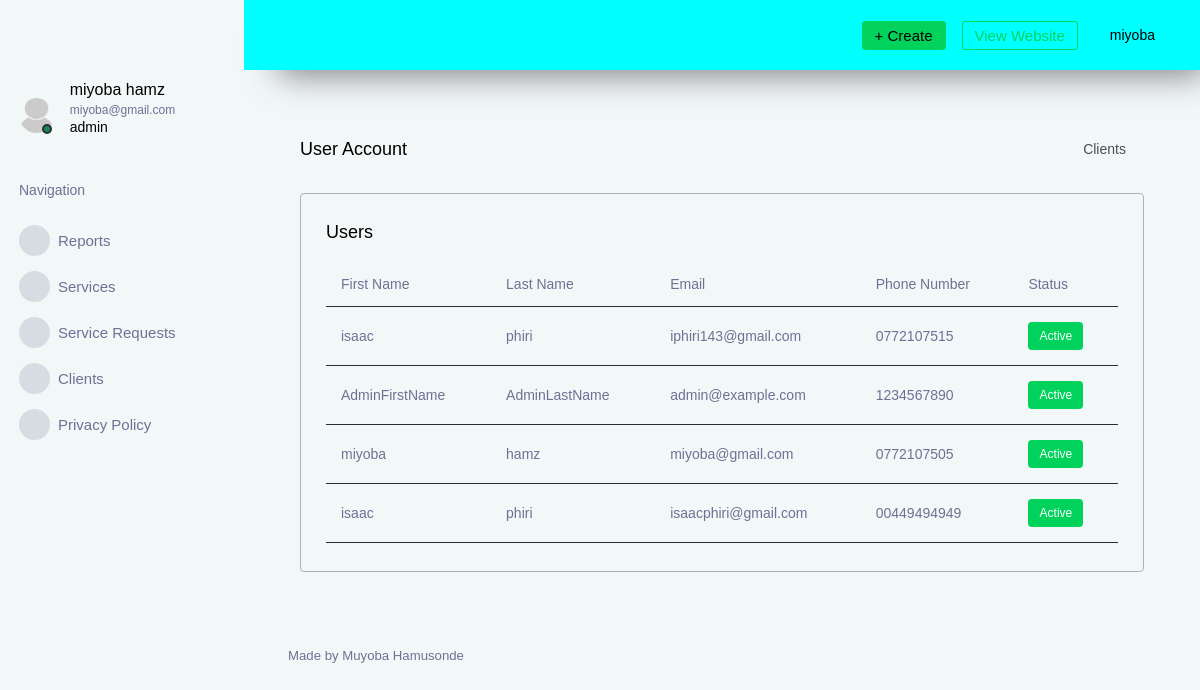
The app's page /dashboard/clients/ (signed in) with its own data.
### models.py (models this page shows, shortened)
class User(UserMixin,database.Model):
    id = database.Column(database.Integer, primary_key=True )
    first_name = database.Column(database.String(100), nullable=False)
    last_name = database.Column(database.String(100), nullable=False)
    email = database.Column( database.String(80),unique=True, nullable=False)
    phone = database.Column( database.String(15),unique=True, nullable=False)
    password = database.Column(database.String(8))
    role = database.Column(
        database.Enum(UserStatusEnum),
        default=UserStatusEnum.client,
        nullable=False
    )

### main.py (the view)
@main.route('/dashboard/clients/')
@login_required
def clients():
    me = User.query.filter_by(email=current_user.email).first()
    users = database.session.query(User).all()
    return render_template(
        'dashboard/clients.html',
        me=me,
        users=users
    )

### __init__.py (called while the page is built)
def create_app():
    app = Flask(__name__, template_folder='html')
    app.config['SECRET_KEY'] = b'_5#y2L"F4Q8z\n\xec]/'
    app.config['SQLALCHEMY_DATABASE_URI'] = 'sqlite:///' + os.path.join(os.path.abspath(os.path.dirname(__file__)), 'database.db')
    app.config['SQLALCHEMY_TRACK_MODIFICATIONS'] = False
    database.init_app(app)
    migrate.init_app(app, database)
    login_manager.init_app(app)
    login_manager.login_view = 'auth.login'
    from .models import User  # Import models after initializing database
    @login_manager.user_loader
    def load_user(user_id):
        return User.query.get(int(user_id))
    from .auth import auth as auth_blueprint
    app.register_blueprint(auth_blueprint)
    from .main import main as main_blueprint
    app.register_blueprint(main_blueprint)
    return app

### templates/dashboard/clients.html (shortened to what this page needs)
{% extends 'dashboard/base.html' %}
{% block main %}
    <div class="content-wrapper">
        <div class="page-header">
        <h3 class="page-title">User Account</h3>
        <nav aria-label="breadcrumb">
            <ol class="breadcrumb">
            <li class="breadcrumb-item active" aria-current="page">Clients</li>
            </ol>
        </nav>
    </div>
    <div class="col-lg-12 grid-margin stretch-card">
        <div class="card">
          <div class="card-body">
            <h4 class="card-title">Users</h4>
            <div class="table-responsive">
              <table class="table">
                <thead>
                  <tr>
                    <th>First Name</th>
                    <th>Last Name</th>
                    <th>Email</th>
                    <th>Phone Number</th>
                    <th>Status</th>
                  </tr>
                </thead>
                <tbody>
                    {% for user in users %}
                    <tr>
                        <td>{{user.first_name}}</td>
                        <td>{{user.last_name}}</td>
                        <td>{{user.email}}</td>
                        <td>{{user.phone}}</td>
                        <td><label class="badge badge-success">Active</label></td>
                    </tr>
                  {% endfor %}
                </tbody>
              </table>
            </div>
          </div>
        </div>
      </div>
{% endblock %}

### templates/dashboard/sidebar.html (shortened to what this page needs)
<nav class="sidebar sidebar-offcanvas" id="sidebar">
    <div class="sidebar-brand-wrapper d-none d-lg-flex align-items-center justify-content-center fixed-top">
    </div>
    <ul class="nav">
      <li class="nav-item profile">
        <div class="profile-desc">
          <div class="profile-pic">
            <div class="count-indicator">
              <img class="img-xs rounded-circle " src="{{url_for('static', filename='')}}assets/images/user.png" alt="">
              <span class="count bg-success"></span>
            </div>
            <div class="profile-name">
              <h5 class="mb-0 font-weight-normal">{{me.first_name}}  {{me.last_name}}</h5>
              <span>{{me.email}}</span>
              <p>{{me.role.value}}</p>
            </div>
          </div>
        </div>
      </li>
      <li class="nav-item nav-category">
        <span class="nav-link">Navigation</span>
      </li>
      <li class="nav-item menu-items">
        <a class="nav-link" href="/dashboard/">
          <span class="menu-icon">
            <i class="mdi mdi-speedometer"></i>
          </span>
          <span class="menu-title">Reports</span>
        </a>
      </li>
      <li class="nav-item menu-items">
        <a class="nav-link" href="/dashboard/services/">
          <span class="menu-icon">
            <i class="mdi mdi-playlist-play"></i>
          </span>
          <span class="menu-title">Services</span>
        </a>
      </li>
      <li class="nav-item menu-items">
        <a class="nav-link" href="/dashboard/services/request/">
          <span class="menu-icon">
            <i class="mdi mdi-table-large"></i>
          </span>
          <span class="menu-title">Service Requests</span>
        </a>
      </li>
      {% if me.role.value == 'admin' %}
      <li class="nav-item menu-items">
        <a class="nav-link" href="/dashboard/clients/">
          <span class="menu-icon">
            <i class="mdi mdi-chart-bar"></i>
          </span>
          <span class="menu-title">Clients</span>
        </a>
      </li>
      {% endif  %}
      <li class="nav-item menu-items">
        <a class="nav-link" href="/dashboard/privacy-policy/">
          <span class="menu-icon">
            <i class="mdi mdi-contacts"></i>
          </span>
          <span class="menu-title">Privacy Policy</span>
        </a>
      </li>
    </ul>
  </nav>

### templates/dashboard/nav.html (shortened to what this page needs)
<nav class="navbar p-0 fixed-top d-flex flex-row" style="background-color: aqua;">
    <div class="navbar-menu-wrapper flex-grow d-flex align-items-stretch">
      <button class="navbar-toggler navbar-toggler align-self-center" type="button" data-toggle="minimize">
        <span class="mdi mdi-menu"></span>
      </button>
      <ul class="navbar-nav navbar-nav-right">
        {% if me.role.value == 'admin' %}
        <li class="nav-item dropdown d-none d-lg-block">
          <a class="nav-link btn btn-success create-new-button" id="createbuttonDropdown" data-bs-toggle="dropdown" aria-expanded="false" href="#">+ Create</a>
        </li>
        {% endif %}
        <li class="navbar-nav navbar-nav-right">
          <a href="/" class="btn btn-outline-success">View Website</a>
        </li>
        <li class="nav-item dropdown">
          <a class="nav-link" id="profileDropdown" href="#" data-bs-toggle="dropdown">
            <div class="navbar-profile">
               <p class="mb-0 d-none d-sm-block navbar-profile-name">{{me.first_name}}</p>
              <i class="mdi mdi-menu-down d-none d-sm-block"></i>
            </div>
          </a>
        </li>
      </ul>
    </div>
  </nav>

### records on screen
User: first_name "miyoba", last_name "hamz", email "miyoba@gmail.com", role.value "admin", phone "0772107505"
User: first_name "isaac", last_name "phiri", email "iphiri143@gmail.com", phone "0772107515"
User: first_name "AdminFirstName", last_name "AdminLastName", email "admin@example.com", phone "1234567890"
User: first_name "isaac", last_name "phiri", email "isaacphiri@gmail.com", phone "00449494949"
